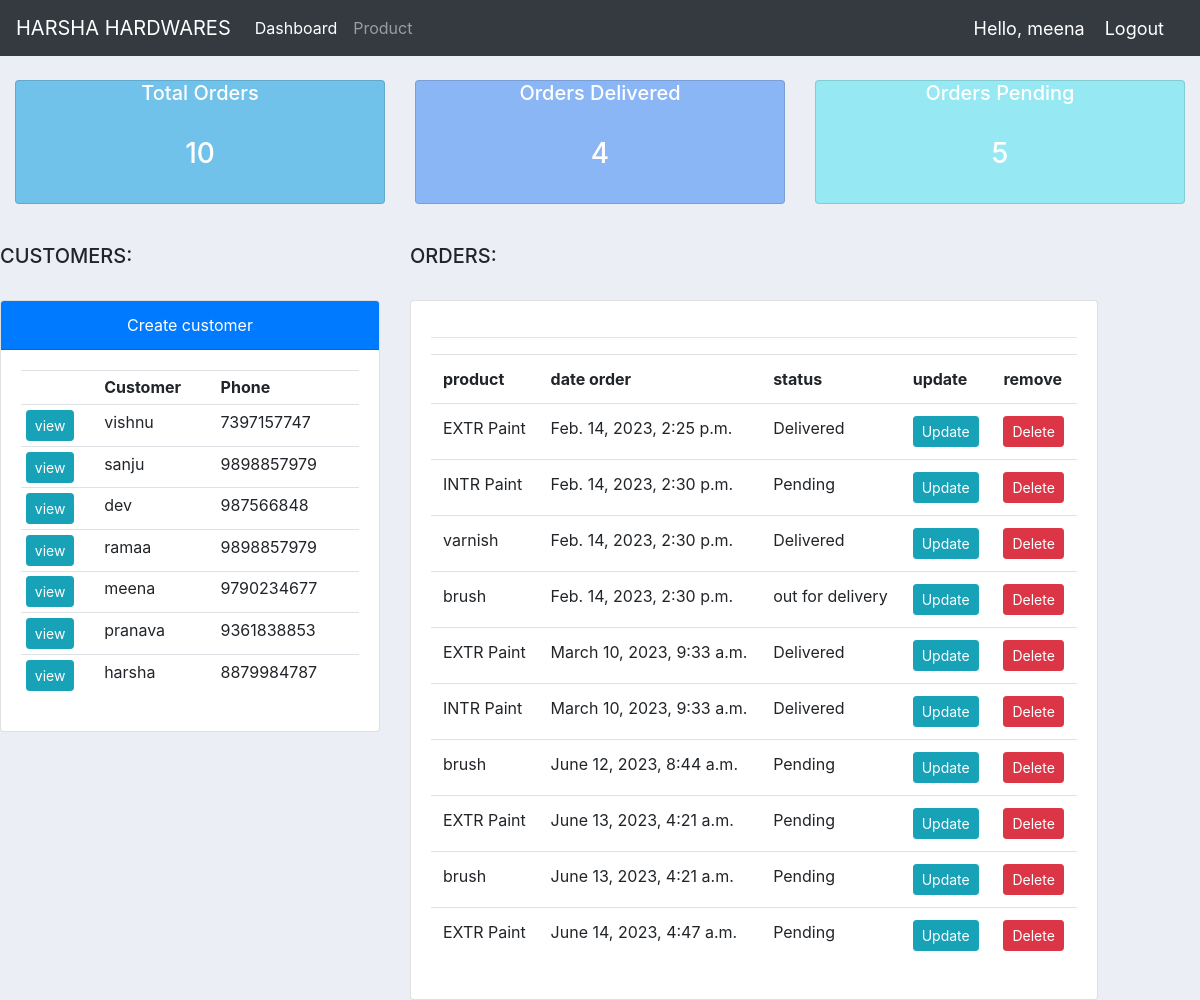
Screenshot of / (signed in) with the database file from the repository.
### login/models.py (models this page shows, shortened)
class customer(models.Model):
    user = models.OneToOneField(User,null=True,on_delete=models.CASCADE)
    name=models.CharField(max_length=200,null=True);
    phone=models.CharField(max_length=200,null=True);
    email=models.EmailField(max_length=200,null=True);
    date_created=models.DateTimeField(auto_now_add=True)

class order(models.Model):
    STATUS=(
           ('Pending','Pending'),
           ('out for delivery','out for delivery'),
           ('Delivered','Delivered'),
           )
    customer=models.ForeignKey(customer,null=True,on_delete=models.SET_NULL)
    product=models.ForeignKey(product,null=True,on_delete=models.SET_NULL)
    Date_created=models.DateTimeField(auto_now_add=True,null=True);
    status=models.CharField(max_length=200,null=True,choices=STATUS)

class product(models.Model):
    CATEGORY=(
        ('Indoor','Indoor'),
        ('out Door','out Door'),
    )
    name=models.CharField(max_length=200,null=True);
    price=models.FloatField(max_length=200,null=True);
    category=models.CharField(max_length=200,null=True,choices=CATEGORY);
    description=models.CharField(max_length=200,null=True,blank=True);
    Date_created=models.DateTimeField(auto_now_add=True,null=True);
    tag=models.ManyToManyField(tag)
    def __str__(self):
        return self.name

### login/views.py (the view)
# urls.py: path('',views.log,name='dashboard'),
@login_required(login_url='login')
def log(request):
    orders = order.objects.all()
    customers = customer.objects.all()
    total_orders = orders.count()
    total_customers = customers.count()
    delivered = orders.filter(status="Delivered").count()
    pending = orders.filter(status="Pending").count()
    context={'orders':orders,'customers':customers,'total_orders':total_orders,'delivered': delivered,'pending':pending}
    return render(request,'accounts/dashboard.html',context)

### login/templates/accounts/dashboard.html (shortened to what this page needs)
{% extends 'accounts/main.html'%}
{%block content%}
{% include 'accounts/status.html'%}
    <body>
        <div class="row">
            <div class="col-md-4">
                <br>
                <h5>CUSTOMERS:</h5>
                <br>
                <div class="card" >
                    <a class="card-header bg-primary" style="text-align: center;color: white;text-decoration: none;" href="{% url 'createcustomer' %}"><div>Create customer</div></a>
                    <div class="card-body">
                        <table class="table table-sm">
                              <tr>
                                <th></th>
                                <th scope="col">Customer</th>
                                <th scope="col">Phone</th>
                              </tr>
                              {% for customer in customers %}
                              <tr>
                                <td><a class="btn btn-sm btn-info" href="{%url 'customer' customer.id %}">view</a></td>
                                <td>{{customer.name}}</td>
                                <td>{{customer.phone}}</td>
                              </tr>
                             {% endfor %}
                            </table>
                    </div>
                  </div>
            </div>
                <div class="col-md-7">
                    <br>
                    <h5>ORDERS:</h5>
                    <br>
                    <div class="card" >
                        <div class="card-body">
                            <table class="table">
                                  <tr>
                                    <th scope="col">product</th>
                                    <th scope="col">date order</th>
                                    <th scope="col">status</th>
                                    <th scope="col">update</th>
                                    <th scope="col">remove</th>
                                  </tr>
                                  {% for order in orders %}
                                  <tr>
                                    <td>{{order.product}}</td>
                                    <td>{{order.Date_created}}</td>
                                    <td>{{order.status}}</td>
                                    <td><a class="btn btn-sm btn-info" href="{%url 'update_order' order.id %}">Update</a></td>
                                    <td><a class="btn btn-sm btn-danger" href="{%url 'delete_order' order.id %}">Delete</a></td>
                                  </tr>
                                 {% endfor %}
                        </div>
                      </div>
                </div>
            </div>
{%endblock%}

### login/templates/accounts/navbar.html (shortened to what this page needs)
<nav class="navbar navbar-expand-lg navbar-dark bg-dark">
    <a class="navbar-brand" href="#">HARSHA HARDWARES</a>
    <div class="collapse navbar-collapse" id="navbarNav">
      <ul class="navbar-nav">
        <li class="nav-item active">
          <a class="nav-link" href="{%url 'dashboard'%}">Dashboard</a>
        </li>
        <li class="nav-item">
          <a class="nav-link" href="{%url 'products'%}">Product</a>
      </ul>
    </div>
    <span class="Hello-msg">Hello, {{request.user}}</span>
    <span><a class="Hello-msg" href="{% url 'logout' %}">Logout</a></span>
  </nav>

### login/templates/accounts/main.html (style rules this page uses)
body { background-color:#ebeff5; }

### login/templates/accounts/navbar.html (style rules this page uses)
.Hello-msg { font-size: 18px; color: #fff; margin-right:20px; }

### rows the page displays
customer: name "vishnu", phone "7397157747"
customer: name "sanju", phone "9898857979"
customer: name "dev", phone "987566848"
customer: name "ramaa", phone "9898857979"
customer: name "meena", phone "9790234677"
customer: name "pranava", phone "9361838853"
customer: name "harsha", phone "8879984787"
order: product "EXTR Paint", Date_created "Feb. 14, 2023, 2:25 p.m.", status "Delivered"
order: product "INTR Paint", Date_created "Feb. 14, 2023, 2:30 p.m.", status "Pending"
order: product "varnish", Date_created "Feb. 14, 2023, 2:30 p.m.", status "Delivered"
order: product "brush", Date_created "Feb. 14, 2023, 2:30 p.m.", status "out for delivery"
order: product "EXTR Paint", Date_created "March 10, 2023, 9:33 a.m.", status "Delivered"
order: product "INTR Paint", Date_created "March 10, 2023, 9:33 a.m.", status "Delivered"
order: product "brush", Date_created "June 12, 2023, 8:44 a.m.", status "Pending"
order: product "EXTR Paint", Date_created "June 13, 2023, 4:21 a.m.", status "Pending"
order: product "brush", Date_created "June 13, 2023, 4:21 a.m.", status "Pending"
order: product "EXTR Paint", Date_created "June 14, 2023, 4:47 a.m.", status "Pending"

### other values shown
{{ request.user }} "meena"
{{ total_orders }} "10"
{{ delivered }} "4"
{{ pending }} "5"
